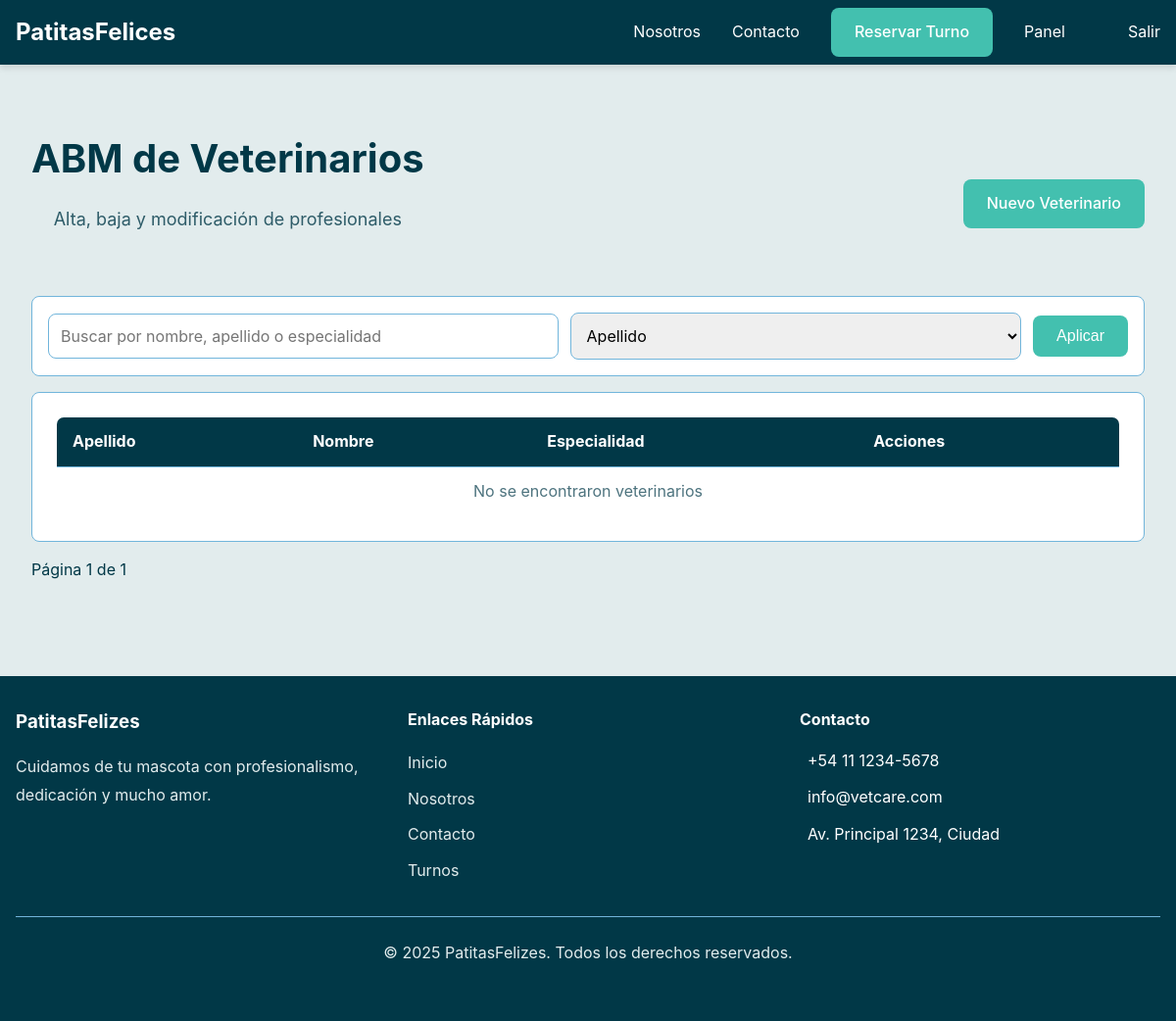
The page /panel/veterinarios/ (signed in) on the database as committed earlier.
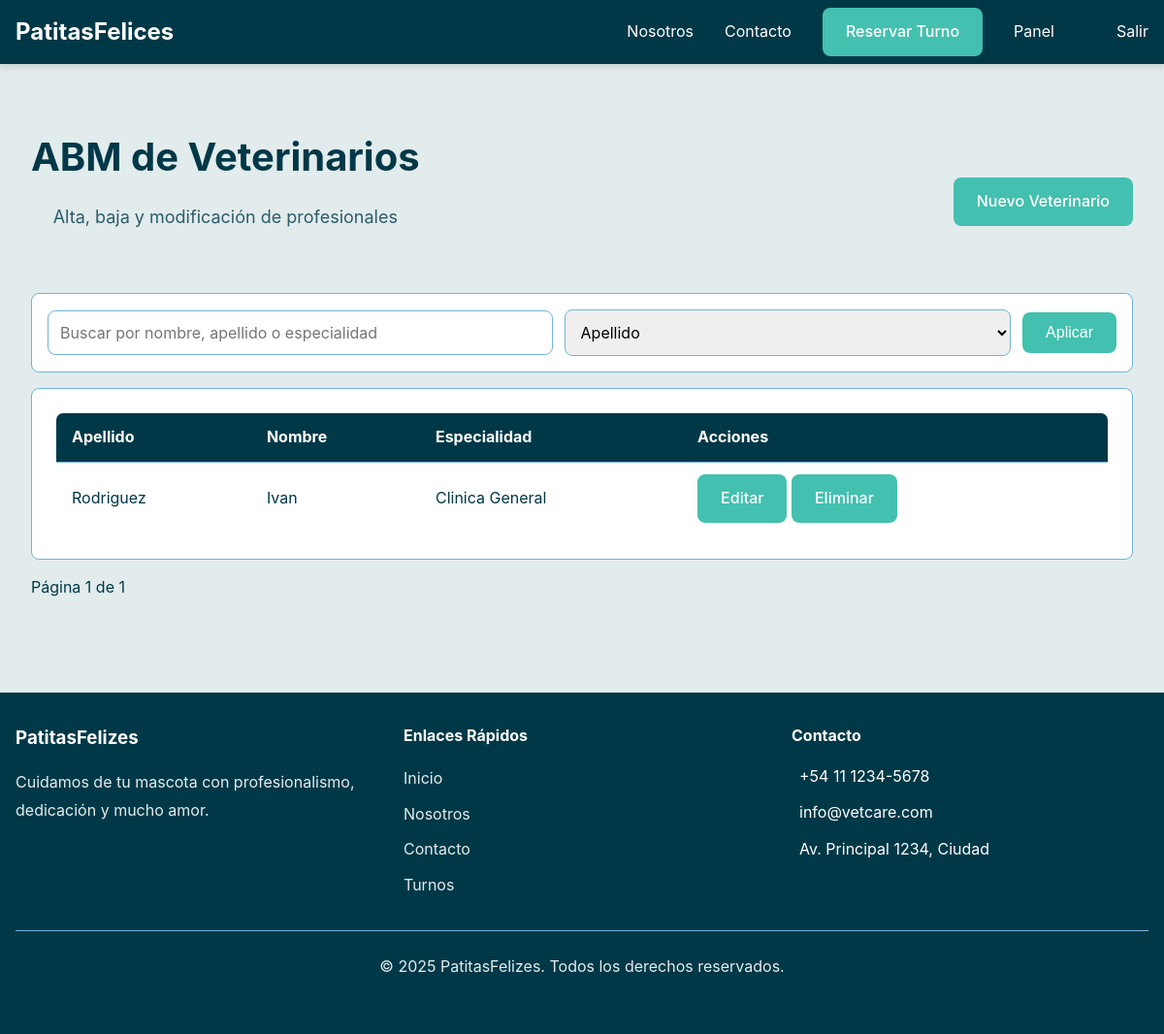
The same page on the database as committed later.
### App/models.py (models this page shows, shortened)
class Veterinario(models.Model):
    id_veterinario = models.AutoField(primary_key=True)
    usuario = models.OneToOneField(Usuario, on_delete=models.CASCADE, related_name='perfil_veterinario', verbose_name="Usuario Asociado")
    especialidad = models.CharField(max_length=100, verbose_name="Especialidad (Ej: Cirugía, Clínica General)")
    class Meta:
        verbose_name = "Veterinario"
        verbose_name_plural = "Veterinarios"

class Usuario(models.Model):
    id_usuario = models.AutoField(primary_key=True)
    nombre = models.CharField(max_length=50)
    apellido = models.CharField(max_length=50)
    email = models.EmailField(max_length=100, unique=True, verbose_name="Correo Electrónico")
    contrasena = models.CharField(max_length=255, validators=[MinLengthValidator(8)], verbose_name="Contraseña (Hash)")
    telefono = models.CharField(max_length=20, blank=True, null=True, verbose_name="Teléfono de Contacto")
    direccion = models.CharField(max_length=200, blank=True, null=True, verbose_name="Dirección")
    rol = models.ForeignKey(Rol, on_delete=models.PROTECT, verbose_name="Rol del Usuario")
    user = models.OneToOneField(User, on_delete=models.CASCADE, related_name='usuario_profile', null=True, blank=True, verbose_name="Usuario de Autenticación")
    class Meta:
        verbose_name = "Usuario"
        verbose_name_plural = "Usuarios"
        ordering = ['apellido', 'nombre']

### App/views.py (the view)
# urls.py: path('panel/veterinarios/', veterinarios_admin_list, name='veterinarios_admin_list'),
@login_required
@requires_roles('Administrador general')
def veterinarios_admin_list(request):
    q = request.GET.get('q', '').strip()
    order = request.GET.get('order', 'usuario__apellido')
    vets = Veterinario.objects.select_related('usuario')
    if q:
        vets = vets.filter(models.Q(usuario__nombre__icontains=q) | models.Q(usuario__apellido__icontains=q) | models.Q(especialidad__icontains=q))
    if order:
        vets = vets.order_by(order)
    paginator = Paginator(vets, 10)
    page_obj = paginator.get_page(request.GET.get('page'))
    return render(request, 'Page/VeterinariosAdmin/List.html', {'page_obj': page_obj, 'q': q, 'order': order})

### App/utils/permissions.py (called while the page is built)
def requires_roles(*role_names):
    def decorator(view_func):
        @wraps(view_func)
        def _wrapped(request, *args, **kwargs):
            usuario = getattr(request.user, 'usuario_profile', None)
            if request.user.is_superuser:
                return view_func(request, *args, **kwargs)
            if not usuario or not usuario.rol or usuario.rol.nombre_rol not in role_names:
                messages.error(request, 'No tienes permisos para acceder a esta sección')
                return redirect('Index')
            return view_func(request, *args, **kwargs)
        return _wrapped
    return decorator

### App/templates/Page/VeterinariosAdmin/List.html (shortened to what this page needs)
{% extends 'Base.html' %}
{% load lucide %}
{% block content %}
<section class="section">
  <div class="container">
    <div class="header-actions">
      <div>
        <h2 class="section-title" style="display:flex; align-items:center; gap:0.5rem;">{% lucide "stethoscope" %} ABM de Veterinarios</h2>
        <p class="section-subtitle">Alta, baja y modificación de profesionales</p>
      </div>
      {% if request.user.is_superuser or request.user.usuario_profile.rol.nombre_rol == 'Administrador general' %}
        <a href="/panel/veterinarios/nuevo/" class="btn">{% lucide "plus" %} Nuevo Veterinario</a>
      {% endif %}
    </div>
    <form method="get" class="filter-card" style="display:flex; flex-wrap:wrap; gap:0.75rem; align-items:center;">
      <div style="flex:1 1 280px;">
        <input type="text" name="q" value="{{ q }}" class="form-input" placeholder="Buscar por nombre, apellido o especialidad" />
      </div>
      <div style="flex:1 1 220px;">
        <select name="order" class="form-select">
          <option value="usuario__apellido" {% if order == 'usuario__apellido' %}selected{% endif %}>Apellido</option>
        </select>
      </div>
      <button class="btn" type="submit">Aplicar</button>
    </form>
    <div class="card">
      <table class="table">
        <thead>
          <tr>
            <th>Apellido</th>
            <th>Nombre</th>
            <th>Especialidad</th>
            <th>Acciones</th>
          </tr>
        </thead>
        <tbody>
          {% for v in page_obj.object_list %}
          <tr>
            <td>{{ v.usuario.apellido }}</td>
            <td>{{ v.usuario.nombre }}</td>
            <td>{{ v.especialidad }}</td>
            <td>
              {% if request.user.is_superuser or request.user.usuario_profile.rol.nombre_rol == 'Administrador general' %}
                <a href="/panel/veterinarios/editar/{{ v.id_veterinario }}/" class="btn">Editar</a>
                <a href="/panel/veterinarios/eliminar/{{ v.id_veterinario }}/" class="btn">Eliminar</a>
              {% endif %}
            </td>
          </tr>
          {% empty %}
          <tr>
            <td colspan="4" style="text-align:center; color: rgba(1,56,71,0.7);">No se encontraron veterinarios</td>
          </tr>
          {% endfor %}
        </tbody>
      </table>
    </div>
    <div style="margin-top:1rem; display:flex; gap:0.5rem; align-items:center;">
      <span>Página {{ page_obj.number }} de {{ page_obj.paginator.num_pages }}</span>
    </div>
  </div>
{% endblock %}

Rows that differ between the two databases and show on the page:
added Veterinario: usuario.apellido "Rodriguez", usuario.nombre "Ivan", especialidad "Clinica General"
Other text that changed with them:
text no longer shown: "No se encontraron veterinarios"
